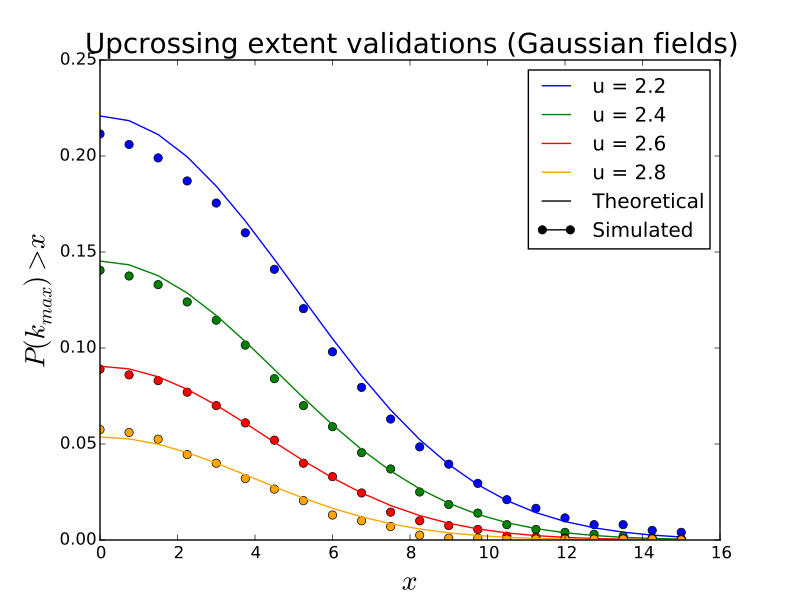

The script that drew this image:
import numpy as np
from matplotlib import pyplot
import rft1d

eps        = np.finfo(float).eps   #smallest float


#(0) Test on one random field:
np.random.seed(0)
nResponses   = 2000
nNodes       = 101
FWHM         = 10.0
interp       = True
wrap         = True
heights      = [2.2, 2.4, 2.6, 2.8]
### generate data:
y            = rft1d.randn1d(nResponses, nNodes, FWHM)
calc         = rft1d.geom.ClusterMetricCalculator()
rftcalc      = rft1d.prob.RFTCalculator(STAT='Z', nodes=nNodes, FWHM=FWHM)




#(1) Maximum region size:
K0      = np.linspace(eps, 15, 21)
K       = np.array([[calc.max_cluster_extent(yy, h, interp, wrap)   for yy in y]  for h in heights])
P       = np.array([(K>=k0).mean(axis=1)  for k0 in K0]).T
P0      = np.array([[rftcalc.p.cluster(k0, h)  for k0 in K0/FWHM]  for h in heights])




#(2) Plot results:
pyplot.close('all')
colors  = ['b', 'g', 'r', 'orange']
labels  = ['u = %.1f'%h for h in heights]
ax      = pyplot.axes()
for color,p,p0,label in zip(colors,P,P0,labels):
        ax.plot(K0, p,  'o', color=color)
        ax.plot(K0, p0, '-', color=color, label=label)
ax.plot([0,1],[10,10], 'k-', label='Theoretical')
ax.plot([0,1],[10,10], 'ko-', label='Simulated')
ax.legend()
ax.set_xlabel('$x$', size=20)
ax.set_ylabel('$P(k_{max}) > x$', size=20)
ax.set_ylim(0, 0.25)
ax.set_title('Upcrossing extent validations (Gaussian fields)', size=20)
pyplot.show()
